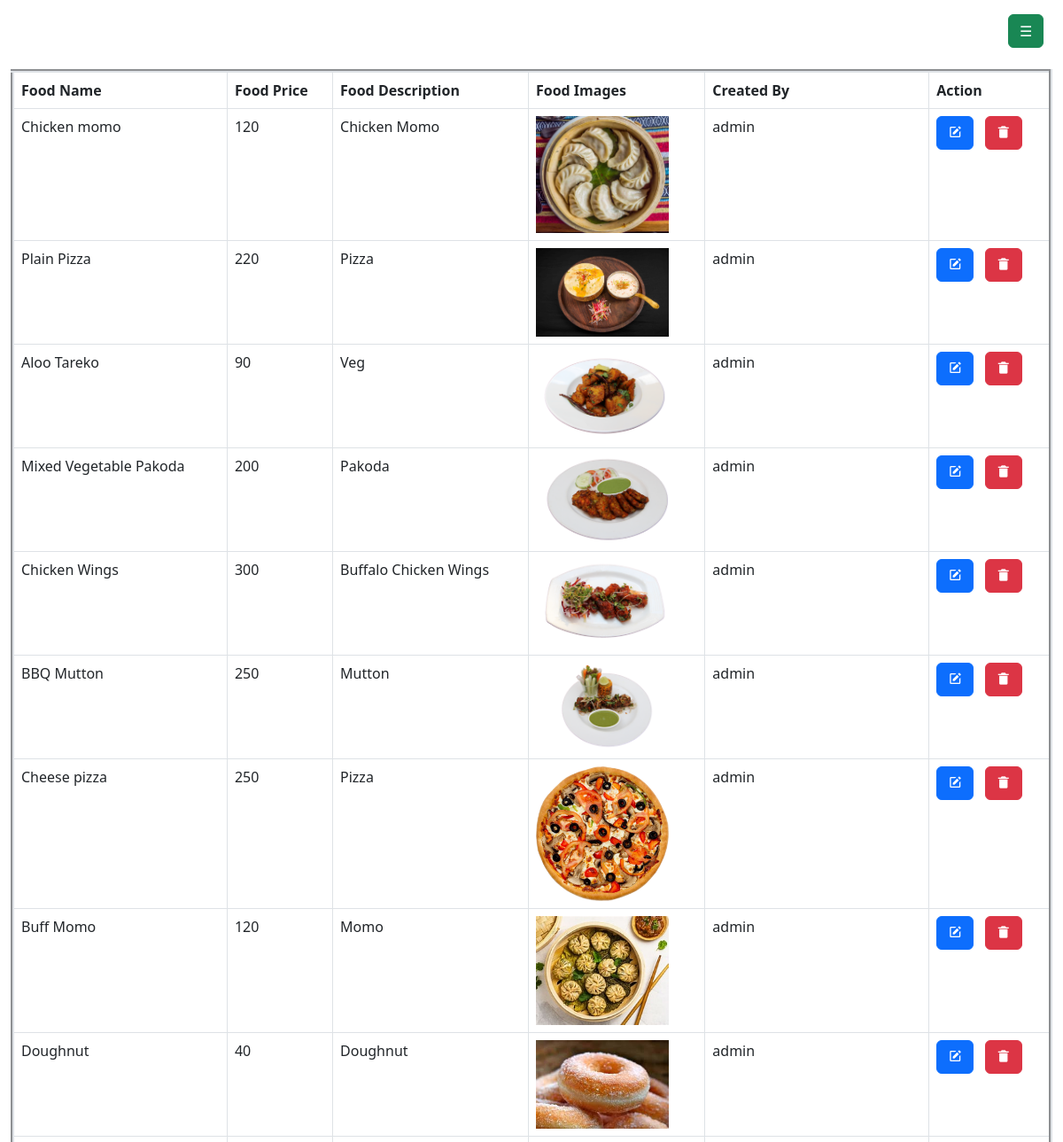
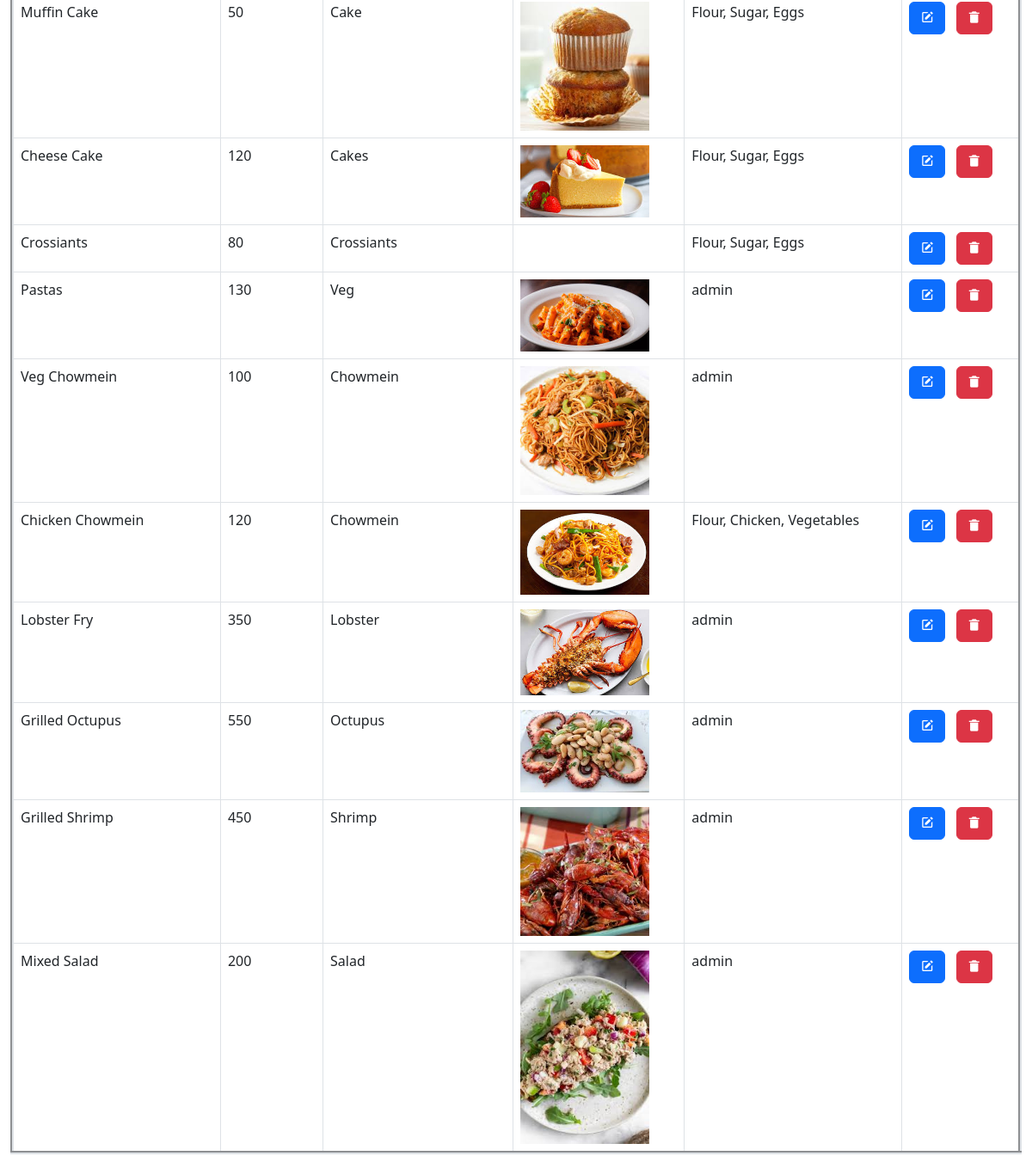
/demo/food/ (signed in), run on the app's committed database (2 pictures, top to bottom).
### demo_app/models.py (models this page shows, shortened)
class Food(models.Model):
	food_name=models.CharField(max_length=100)
	food_price=models.PositiveIntegerField()
	Food_image=models.FileField(upload_to='static/uploads',null=True)
	food_description=models.TextField()
	created_by=models.CharField(max_length=50)
	category=models.ForeignKey(Category,on_delete=models.CASCADE,null=True)
	is_available = models.BooleanField(default=True)

### accounts/auth.py (the view)
	def wrapper_function(request,*args,**kwargs):
		if request.user.is_staff:
			return view_function(request,*args,**kwargs)
		else:
			return redirect('/')

### accounts/auth.py (called while the page is built)
def admin_only(view_function):
	def wrapper_function(request,*args,**kwargs):
		if request.user.is_staff:
			return view_function(request,*args,**kwargs)
		else:
			return redirect('/')
	return wrapper_function

### demo_app/context_processors.py (called while the page is built)
def menu_links(request):
    links = Category.objects.all()
    return dict(links=links)

### demo_app/views.py (called while the page is built)
@login_required
@admin_only
def show_food(request):
	foods=Food.objects.all()
	context={
		'food':foods
	}
	return render(request,'demo/index.html',context)

### demo_app/templates/demo/index.html (shortened to what this page needs)
{% extends "layouts.html" %}
{% load static %}
{% block main_content %}
<div class="container-fluid mt-4">
	<table border="4" class="table table-bordered  table-hover">
		<thead>
			<tr>
				<th>Food Name</th>
				<th>Food Price</th>
				<th>Food Description</th>
				<th>Food Images</th>
				<th>Created By</th>
				<th>Action</th>
			</tr>
		</thead>
		<tbody>
			{% for post in food %}
			<tr>
				<td>{{post.food_name}}</td>
				<td>{{post.food_price}}</td>
				<td>{{post.food_description}}</td>
				<td><img src="/{{post.Food_image}}" alt="" width="150"></td>
				<td>{{post.created_by}}</td>
				<td>
					<a href="/demo/update_food/{{post.id}}" class="btn btn-primary text-white">
						<i class="bx bxs-edit"></i>
					</a>
					<a href="/demo/delete_food/{{post.id}}" class="btn btn-danger text-white"
						onclick="return confirm('Are You Soure want to Delete this Recipy?')">
						<i class="bx bxs-trash-alt"></i>
					</a>
				</td>
			</tr>
			{% endfor %}
		</tbody>
	</table>
</div>
{% endblock %}

### data on the page
Food: food_name "Chicken momo", food_price "120", food_description "Chicken Momo", Food_image (picture), created_by "admin"
Food: food_name "Plain Pizza", food_price "220", food_description "Pizza", Food_image (picture), created_by "admin"
Food: food_name "Aloo Tareko", food_price "90", food_description "Veg", Food_image (picture), created_by "admin"
Food: food_name "Mixed Vegetable Pakoda", food_price "200", food_description "Pakoda", Food_image (picture), created_by "admin"
Food: food_name "Chicken Wings", food_price "300", food_description "Buffalo Chicken Wings", Food_image (picture), created_by "admin"
Food: food_name "BBQ Mutton", food_price "250", food_description "Mutton", Food_image (picture), created_by "admin"
Food: food_name "Cheese pizza", food_price "250", food_description "Pizza", Food_image (picture), created_by "admin"
Food: food_name "Buff Momo", food_price "120", food_description "Momo", Food_image (picture), created_by "admin"
Food: food_name "Doughnut", food_price "40", food_description "Doughnut", Food_image (picture), created_by "admin"
Food: food_name "Muffin Cake", food_price "50", food_description "Cake", Food_image (picture), created_by "Flour, Sugar, Eggs"
Food: food_name "Cheese Cake", food_price "120", food_description "Cakes", Food_image (picture), created_by "Flour, Sugar, Eggs"
Food: food_name "Crossiants", food_price "80", food_description "Crossiants", created_by "Flour, Sugar, Eggs"
Food: food_name "Pastas", food_price "130", food_description "Veg", Food_image (picture), created_by "admin"
Food: food_name "Veg Chowmein", food_price "100", food_description "Chowmein", Food_image (picture), created_by "admin"
Food: food_name "Chicken Chowmein", food_price "120", food_description "Chowmein", Food_image (picture), created_by "Flour, Chicken, Vegetables"
Food: food_name "Lobster Fry", food_price "350", food_description "Lobster", Food_image (picture), created_by "admin"
Food: food_name "Grilled Octupus", food_price "550", food_description "Octupus", Food_image (picture), created_by "admin"
Food: food_name "Grilled Shrimp", food_price "450", food_description "Shrimp", Food_image (picture), created_by "admin"
Food: food_name "Mixed Salad", food_price "200", food_description "Salad", Food_image (picture), created_by "admin"
